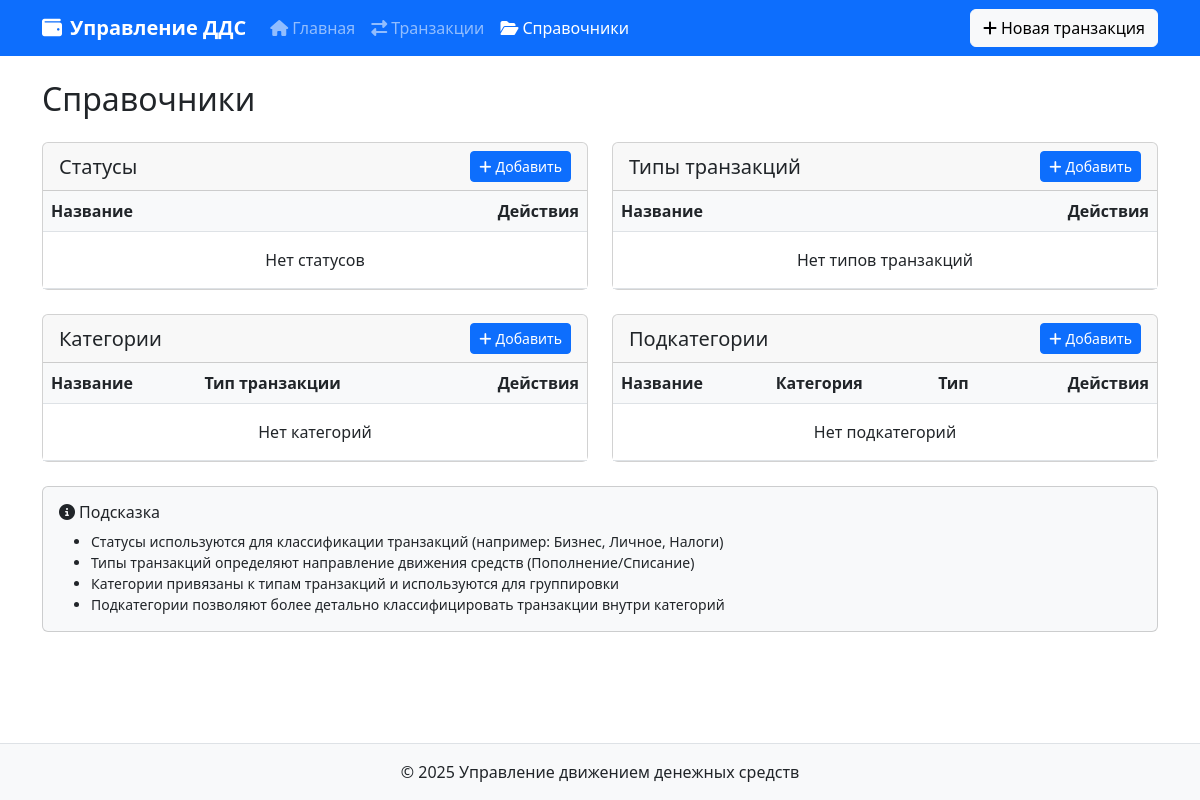
Before: /directories/ with the older database file.
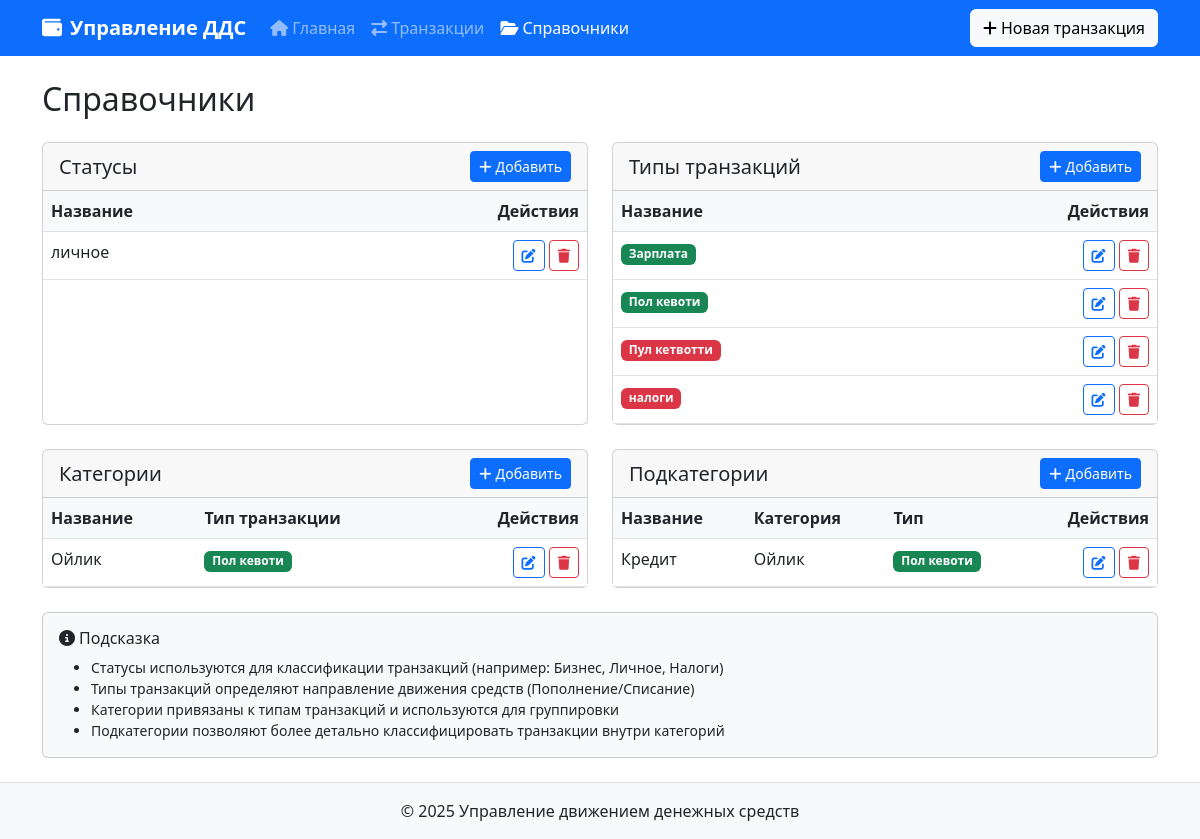
After: the same page with the newer database file.
### core/models.py (models this page shows, shortened)
class Status(models.Model):
    name = models.CharField(max_length=100, unique=True, verbose_name="Название")
    class Meta:
        verbose_name = "Статус"
        verbose_name_plural = "Статусы"
        ordering = ['name']

class TransactionType(models.Model):
    name = models.CharField(max_length=100, unique=True, verbose_name="Название")
    is_income = models.BooleanField(default=False, verbose_name="Тип пополнения")
    class Meta:
        verbose_name = "Тип транзакции"
        verbose_name_plural = "Типы транзакций"
        ordering = ['name']

class Category(models.Model):
    name = models.CharField(max_length=100, verbose_name="Название")
    transaction_type = models.ForeignKey(
        TransactionType,
        on_delete=models.CASCADE,
        related_name='categories',
        verbose_name="Тип транзакции"
    )
    class Meta:
        verbose_name = "Категория"
        verbose_name_plural = "Категории"
        ordering = ['name']
        unique_together = ['name', 'transaction_type']

class Subcategory(models.Model):
    name = models.CharField(max_length=100, verbose_name="Название")
    category = models.ForeignKey(
        Category,
        on_delete=models.CASCADE,
        related_name='subcategories',
        verbose_name="Категория"
    )
    class Meta:
        verbose_name = "Подкатегория"
        verbose_name_plural = "Подкатегории"
        ordering = ['name']
        unique_together = ['name', 'category']

### core/views.py (the view)
# urls.py: path('directories/', views.DirectoryListView.as_view(), name='directory_list'),
class DirectoryListView(TemplateView):
    template_name = 'directory/list.html'
    def get_context_data(self, **kwargs):
        context = super().get_context_data(**kwargs)
        context.update({
            'statuses': Status.objects.all(),
            'transaction_types': TransactionType.objects.all(),
            'categories': Category.objects.select_related('transaction_type').all(),
            'subcategories': Subcategory.objects.select_related('category').all()
        })
        return context

### core/templates/directory/list.html (shortened to what this page needs)
{% extends 'base.html' %}
{% block page_title %}Справочники{% endblock %}
{% block content %}
<div class="row">
    <div class="col-md-6 mb-4">
        <div class="card h-100">
            <div class="card-header d-flex justify-content-between align-items-center">
                <h5 class="mb-0">Статусы</h5>
                <a href="{% url 'status_create' %}" class="btn btn-primary btn-sm">
                    <i class="fas fa-plus me-1"></i>Добавить
                </a>
            </div>
            <div class="card-body p-0">
                <div class="table-responsive">
                    <table class="table table-hover mb-0">
                        <thead>
                            <tr>
                                <th>Название</th>
                                <th class="text-end">Действия</th>
                            </tr>
                        </thead>
                        <tbody>
                            {% for status in statuses %}
                            <tr>
                                <td>{{ status.name }}</td>
                                <td class="text-end">
                                    <a href="{% url 'status_edit' status.id %}" class="btn btn-sm btn-outline-primary" data-bs-toggle="tooltip" title="Редактировать">
                                        <i class="fas fa-edit"></i>
                                    </a>
                                    <a href="{% url 'status_delete' status.id %}" class="btn btn-sm btn-outline-danger" data-bs-toggle="tooltip" title="Удалить">
                                        <i class="fas fa-trash"></i>
                                    </a>
                                </td>
                            </tr>
                            {% empty %}
                            <tr>
                                <td colspan="2" class="text-center py-3">Нет статусов</td>
                            </tr>
                            {% endfor %}
                        </tbody>
                    </table>
                </div>
            </div>
        </div>
    </div>
    <div class="col-md-6 mb-4">
        <div class="card h-100">
            <div class="card-header d-flex justify-content-between align-items-center">
                <h5 class="mb-0">Типы транзакций</h5>
                <a href="{% url 'transaction_type_create' %}" class="btn btn-primary btn-sm">
                    <i class="fas fa-plus me-1"></i>Добавить
                </a>
            </div>
            <div class="card-body p-0">
                <div class="table-responsive">
                    <table class="table table-hover mb-0">
                        <thead>
                            <tr>
                                <th>Название</th>
                                <th class="text-end">Действия</th>
                            </tr>
                        </thead>
                        <tbody>
                            {% for type in transaction_types %}
                            <tr>
                                <td>
                                    <span class="badge {% if type.is_income %}bg-success{% else %}bg-danger{% endif %}">
                                        {{ type.name }}
                                    </span>
                                </td>
                                <td class="text-end">
                                    <a href="{% url 'transaction_type_edit' type.id %}" class="btn btn-sm btn-outline-primary" data-bs-toggle="tooltip" title="Редактировать">
                                        <i class="fas fa-edit"></i>
                                    </a>
                                    <a href="{% url 'transaction_type_delete' type.id %}" class="btn btn-sm btn-outline-danger" data-bs-toggle="tooltip" title="Удалить">
                                        <i class="fas fa-trash"></i>
                                    </a>
                                </td>
                            </tr>
                            {% empty %}
                            <tr>
                                <td colspan="2" class="text-center py-3">Нет типов транзакций</td>
                            </tr>
                            {% endfor %}
                        </tbody>
                    </table>
                </div>
            </div>
        </div>
    </div>
    <div class="col-md-6 mb-4">
        <div class="card h-100">
            <div class="card-header d-flex justify-content-between align-items-center">
                <h5 class="mb-0">Категории</h5>
                <a href="{% url 'category_create' %}" class="btn btn-primary btn-sm">
                    <i class="fas fa-plus me-1"></i>Добавить
                </a>
            </div>
            <div class="card-body p-0">
                <div class="table-responsive">
                    <table class="table table-hover mb-0">
                        <thead>
                            <tr>
                                <th>Название</th>
                                <th>Тип транзакции</th>
                                <th class="text-end">Действия</th>
                            </tr>
                        </thead>
                        <tbody>
                            {% for category in categories %}
                            <tr>
                                <td>{{ category.name }}</td>
                                <td>
                                    <span class="badge {% if category.transaction_type.is_income %}bg-success{% else %}bg-danger{% endif %}">
                                        {{ category.transaction_type.name }}
                                    </span>
                                </td>
                                <td class="text-end">
                                    <a href="{% url 'category_edit' category.id %}" class="btn btn-sm btn-outline-primary" data-bs-toggle="tooltip" title="Редактировать">
                                        <i class="fas fa-edit"></i>
                                    </a>
                                    <a href="{% url 'category_delete' category.id %}" class="btn btn-sm btn-outline-danger" data-bs-toggle="tooltip" title="Удалить">
                                        <i class="fas fa-trash"></i>
                                    </a>
                                </td>
                            </tr>
                            {% empty %}
                            <tr>
                                <td colspan="3" class="text-center py-3">Нет категорий</td>
                            </tr>
                            {% endfor %}
                        </tbody>
                    </table>
                </div>
            </div>
        </div>
    </div>
    <div class="col-md-6 mb-4">
        <div class="card h-100">
            <div class="card-header d-flex justify-content-between align-items-center">
                <h5 class="mb-0">Подкатегории</h5>
                <a href="{% url 'subcategory_create' %}" class="btn btn-primary btn-sm">
                    <i class="fas fa-plus me-1"></i>Добавить
                </a>
            </div>
            <div class="card-body p-0">
                <div class="table-responsive">
                    <table class="table table-hover mb-0">
                        <thead>
                            <tr>
                                <th>Название</th>
                                <th>Категория</th>
                                <th>Тип</th>
                                <th class="text-end">Действия</th>
                            </tr>
                        </thead>
                        <tbody>
                            {% for subcategory in subcategories %}
                            <tr>
                                <td>{{ subcategory.name }}</td>
                                <td>{{ subcategory.category.name }}</td>
                                <td>
                                    <span class="badge {% if subcategory.category.transaction_type.is_income %}bg-success{% else %}bg-danger{% endif %}">
                                        {{ subcategory.category.transaction_type.name }}
                                    </span>
                                </td>
                                <td class="text-end">
                                    <a href="{% url 'subcategory_edit' subcategory.id %}" class="btn btn-sm btn-outline-primary" data-bs-toggle="tooltip" title="Редактировать">
                                        <i class="fas fa-edit"></i>
                                    </a>
                                    <a href="{% url 'subcategory_delete' subcategory.id %}" class="btn btn-sm btn-outline-danger" data-bs-toggle="tooltip" title="Удалить">
                                        <i class="fas fa-trash"></i>
                                    </a>
                                </td>
                            </tr>
                            {% empty %}
                            <tr>
                                <td colspan="4" class="text-center py-3">Нет подкатегорий</td>
                            </tr>
                            {% endfor %}
                        </tbody>
                    </table>
                </div>
            </div>
        </div>
    </div>
</div>
<div class="row">
    <div class="col-12">
        <div class="card bg-light">
            <div class="card-body">
                <h6 class="card-title">
                    <i class="fas fa-info-circle me-1"></i>Подсказка
                </h6>
                <ul class="small mb-0">
                    <li>Статусы используются для классификации транзакций (например: Бизнес, Личное, Налоги)</li>
                    <li>Типы транзакций определяют направление движения средств (Пополнение/Списание)</li>
                    <li>Категории привязаны к типам транзакций и используются для группировки</li>
                    <li>Подкатегории позволяют более детально классифицировать транзакции внутри категорий</li>
                </ul>
            </div>
        </div>
    </div>
</div>
{% endblock %}

### core/templates/base.html (shortened to what this page needs)
<!DOCTYPE html>
<html lang="ru">
<head>
    <link href="https://cdn.jsdelivr.net/npm/bootstrap@5.3.0-alpha1/dist/css/bootstrap.min.css" rel="stylesheet">
    <link rel="stylesheet" href="https://cdnjs.cloudflare.com/ajax/libs/font-awesome/6.1.1/css/all.min.css">
</head>
<body>
    <nav class="navbar navbar-expand-lg navbar-dark bg-primary">
        <div class="container">
            <a class="navbar-brand" href="{% url 'index' %}">
                <i class="fas fa-wallet me-2"></i>Управление ДДС
            </a>
            <div class="collapse navbar-collapse" id="navbarNav">
                <ul class="navbar-nav me-auto">
                    <li class="nav-item">
                        <a class="nav-link {% if request.path == '/' %}active{% endif %}" href="{% url 'index' %}">
                            <i class="fas fa-home me-1"></i>Главная
                        </a>
                    </li>
                    <li class="nav-item">
                        <a class="nav-link {% if '/transactions/' in request.path %}active{% endif %}" href="{% url 'transaction_list' %}">
                            <i class="fas fa-exchange-alt me-1"></i>Транзакции
                        </a>
                    </li>
                    <li class="nav-item">
                        <a class="nav-link {% if '/directories/' in request.path %}active{% endif %}" href="{% url 'directory_list' %}">
                            <i class="fas fa-folder-open me-1"></i>Справочники
                        </a>
                    </li>
                </ul>
                <div class="d-flex">
                    <a href="{% url 'transaction_create' %}" class="btn btn-light">
                        <i class="fas fa-plus me-1"></i>Новая транзакция
                    </a>
                </div>
            </div>
        </div>
    </nav>
    <div class="container content py-4">
        <div class="row mb-4">
            <div class="col">
                <h1 class="h2 mb-0">{% block page_title %}{% endblock %}</h1>
            </div>
        </div>
        {% block content %}{% endblock %}
    </div>
    <footer class="bg-light py-3 mt-auto border-top">
        <div class="container">
            <div class="row">
                <div class="col text-center">
                    <p class="mb-0">© 2025 Управление движением денежных средств</p>
                </div>
            </div>
        </div>
    </footer>
</body>
</html>

### core/templates/base.html (style rules this page uses)
body { min-height: 100vh; display: flex; flex-direction: column; }
.content { flex: 1; }
.navbar-brand { font-weight: bold; }
.table th { background-color: #f8f9fa; }
.btn-outline-primary { border-color: #0d6efd; color: #0d6efd; }
.btn-outline-danger { border-color: #dc3545; color: #dc3545; }

Changed rows visible on the page:
added Status: name "личное"
added TransactionType: name "Зарплата", is_income True (drawn)
added TransactionType: name "Пол кевоти", is_income True (drawn)
added TransactionType: name "Пул кетвотти", is_income False (drawn)
added TransactionType: name "налоги", is_income False (drawn)
added Category: name "Ойлик", transaction_type.name "Пол кевоти"
added Subcategory: name "Кредит", category.name "Ойлик", category.transaction_type.name "Пол кевоти"
Other visible differences:
text no longer shown: "Нет статусов Нет типов транзакций Нет категорий Нет подкатегорий"
